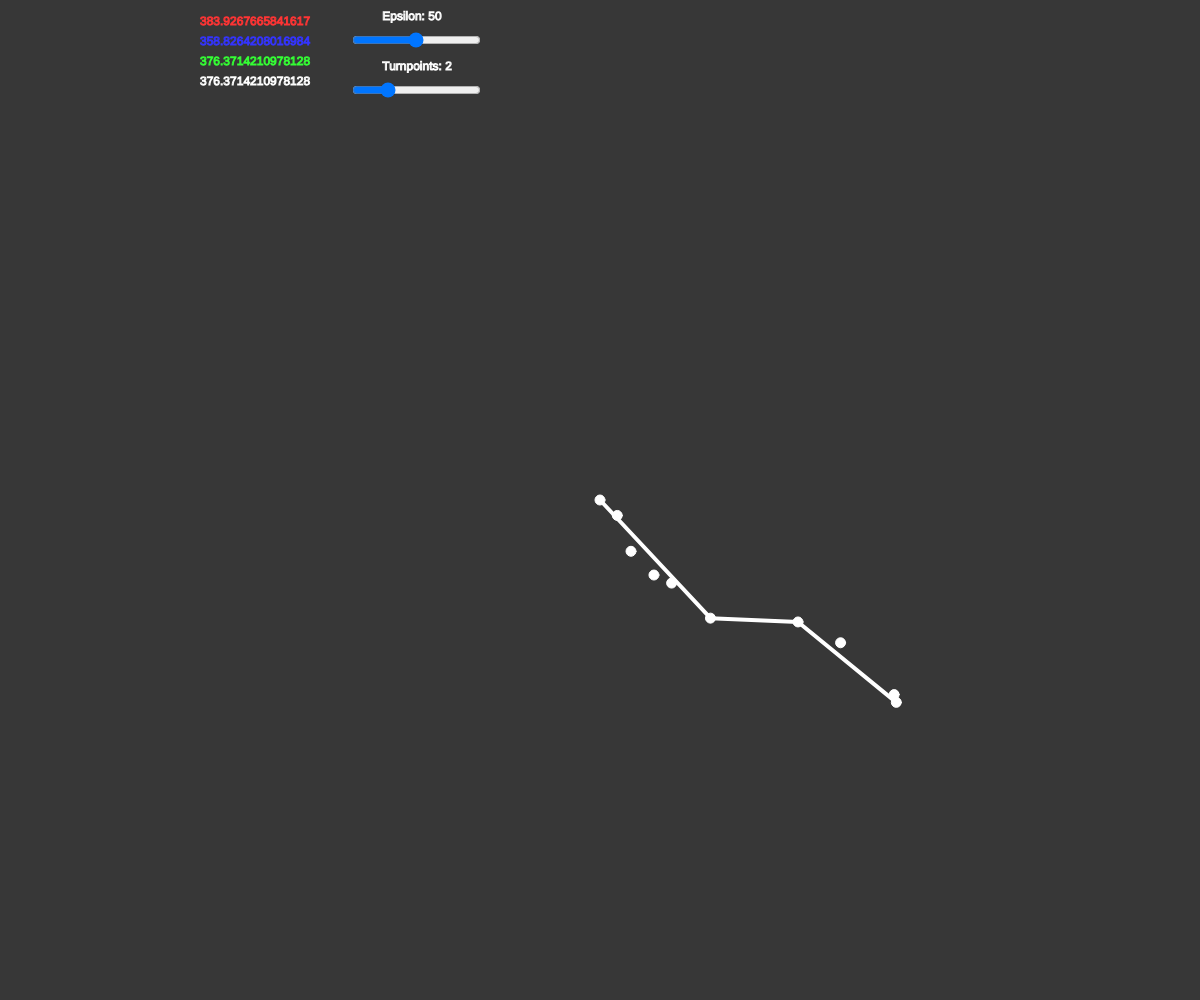
Frame 1 (no input)
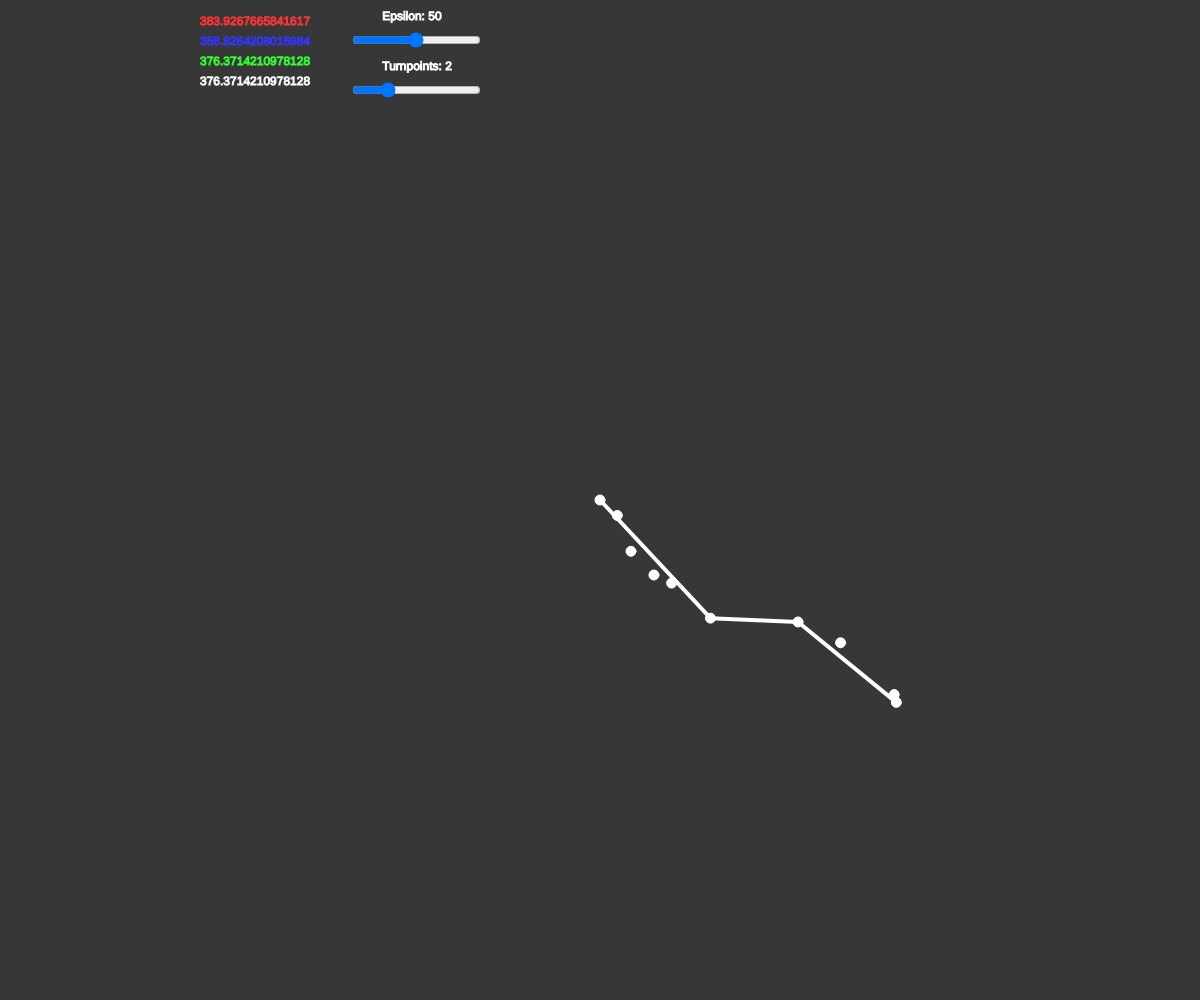
Frame 60 (no input)
Frame 120 (the mouse pressed at the canvas centre since frame 60): identical to frame 60, image omitted

The p5.js sketch that drew these frames (run headless with seeded random() and noise() and a simulated clock; from frame 60 on, the mouse is pressed at the canvas centre):

// p5.js sketch
// ── sketch.js
/*jshint esversion: 6 */
var track = [];
var reducedTrack = [];
var tpTrack = [], tpDist;
var optimalTrack = [];
var n = 10;
var e, tp;

var trackToggle = false,
	reducedToggle = false,
	tpToggle = true,
	bruteToggle = true,
	noLoopToggle = false;

function setup() {
	createCanvas(windowWidth, windowHeight);
	background(55);
	noFill();
	// Sliders
	sliderEps = createSlider(1, 100, 50);
	sliderEps.position(350, 30);
	sliderTp = createSlider(1, 5, 2);
	sliderTp.position(350, 80);
	sliderEps.input(updateEps);
	sliderTp.input(updateTp);

	generateTrack(n);
	optimalTrack = BrutForceTwoTurnpoints(track);

	updateEps();
	updateTp();
}

function draw() {
	clear();
	background(55);
	// Update slider values
	strokeWeight(1);
	stroke(255);
	text("Epsilon: " + e, sliderEps.x + sliderEps.width/4, sliderEps.y - 10);
	text("Turnpoints: " + tp, sliderTp.x + sliderTp.width/4, sliderTp.y - 10);

	noFill();
	stroke(255,52,52);
	text(getPathDistance(track), 200, 25);
	stroke(52,52,255);
	text(getPathDistance(reducedTrack), 200, 45);
	stroke(52,255,52);
	text(getPathDistance(tpTrack), 200, 65);
	stroke(255);
	text(getPathDistance(optimalTrack), 200, 85);

	drawPoints(track);
	if (trackToggle) {
		drawPath(track, color(255, 52, 52), 4);
	}
	if (reducedToggle) {
		drawPath(reducedTrack, color(52, 52, 255), 2);
	}
	if (tpToggle) {
		drawPath(tpTrack, color(52, 255, 52), 1);
	}
	if (bruteToggle) {
		drawPath(optimalTrack, color(255, 255, 255), 4);	
	}
}


function generateTrack(n) {
	var x = width/2, y = height/2;
	track.push(new Point(x,y));
	var r, theta = random(-PI/4, PI/4);
	for (i=1; i<n; i++) {
		r = random(5/n, (width + height)/2/n);
		theta += random(-PI/4, PI/4);
		x += r * cos(theta);
		y += r * sin(theta);
		track.push(new Point(x,y));
	}
}

function drawPoints(path) {
	for (i=0; i<path.length; i++) {
		track[i].display();
	}
}

function drawPath(path, color, sw) {
	stroke(color);
	strokeWeight(sw);
	beginShape(LINES);
	for (i=0; i<path.length-1; i++) {
		vertex(path[i].x, path[i].y);
		vertex(path[i+1].x, path[i+1].y);
	}
	endShape();
}

function getPathDistance(path) {
	var d = 0;
	for (var i=0; i<path.length-1;i++) {
		d += path[i].distanceToPoint(path[i+1]);
	}
	return d;
}

function DouglasPeucker(path, epsilon) {
	var dmax = 0, index = 0, d;
	// Search the most distant point from the average path
	for (i=1; i < path.length-1; i++) {
		d = path[i].distanceToSegment(path[0], path[path.length-1]);
		if (d > dmax) {
			index = i;
			dmax = d;
		}
	}
	var resultPath;
	if (dmax > epsilon) {
		// Divide
		var path1 = DouglasPeucker(path.slice(0, index+1), epsilon);
		var path2 = DouglasPeucker(path.slice(index), epsilon);
		// Merge
		resultPath = path1.concat(path2.slice(1));
	}
	else { // Endpoint
		resultPath = [path[0], path[path.length-1]];
	}
	return resultPath;
}

/**
 * Compute recursively the longest path with nPoints turnpoints, 
 * complexity is O(n^nPoints).
 * @param {Point[]} path - The input path.
 * @param {int} nPoints - The desired number of turnpoints.
 * @return {Point[]} The longest path with nPoints turnpoints.
 */
function TurnPointsDetection(path, nPoints) {
	var dmax = 0, index = 0, d;
	// Search the most distant point from the average path
	for (var i=1; i < path.length-1; i++) {
		d = getPathDistance([path[0], path[i], path[path.length-1]]);
		if (d > dmax) {
			index = i;
			dmax = d;
		}
	}
	var resultDist = 0;
	var resultPath = [];
	var path1, path2, dist1, dist2;
	if (nPoints > 1 && dmax > 0) {
		for (var j=1; j < path.length - 1; j++) {
			path1 = [path[0], path[j]];
			dist1 = path[0].distanceToPoint(path[j]);
			[path2, dist2] = TurnPointsDetection(path.slice(j), nPoints-1);
			if (dist1 + dist2 > resultDist) {
				resultPath = path1.concat(path2.slice(1));
				resultDist = dist1 + dist2;
			}
		}
	} else { // Endpoint, nPoints is 1
		resultPath = [path[0], path[index], path[path.length-1]];
		resultDist = getPathDistance(resultPath);
	}

	return [resultPath, resultDist];
}

// Brute force method to obtain the two-turnpoints path. O(n**2)
function BrutForceTwoTurnpoints(path) {
	var optimalPath = [];
	var d, dmax = 0;
	for (i=1; i < path.length - 2; i++) {
		for (j=i+1; j < path.length - 1; j++) {
			d = getPathDistance([path[0], path[i], path[j], path[path.length-1]]);
			if (d > dmax) {
				dmax = d;
				optimalPath = [path[0], path[i], path[j], path[path.length-1]];
			}
		}
	}
	return optimalPath;
}

function BrutForceThreeTurnpoints(path) {
	var optimalPath = [];
	var d, dmax = 0;
	for (i=1; i < path.length - 3; i++) {
		for (j=i+1; j < path.length - 2; j++) {
			for (k=j+1; k<path.length - 1; k++) {
				d = getPathDistance([path[0], path[i], path[j], path[k], path[path.length-1]]);
				if (d > dmax) {
					dmax = d;
					optimalPath = [path[0], path[i], path[j], path[k], path[path.length-1]];
				}
			}
		}
	}
	return optimalPath;
}

function handleClick(cb) {
	switch(cb.name){
		case "trackToggle":
			trackToggle = cb.checked;
			break;
		case "reducedToggle":
			reducedToggle = cb.checked;
			break;
		case "tpToggle":
			tpToggle = cb.checked;
			break;
		case "bruteToggle":
			bruteToggle = cb.checked;
			break;
		case "noLoop":
			noLoopToggle = cb.checked;
	}
}

function updateEps() {
	e = sliderEps.value();
	try {
		reducedTrack = DouglasPeucker(track, e);
	} catch (e) {
		console.warn(e);
	}
}

function updateTp() {
	tp = sliderTp.value();
	try {
		[tpTrack, tpDist] = TurnPointsDetection(track, tp);
	} catch (e) {
		console.warn(e);
	}
}
// ── point.js
function Point(x, y) {
    this.x = x;
    this.y = y;

    this.display = function() {
        stroke(255);
        fill(255);
        ellipse(this.x, this.y, 10);
    };

    this.distanceToPoint = function(other) {
        return sqrt((this.x - other.x)**2 + (this.y - other.y)**2)
    };

    this.distanceToSegment = function(a, b) {
        var num = (this.x - a.x)*(b.x - a.x) + (this.y - a.y)*(b.y - a.y);
        var den = (b.x - a.x)**2 + (b.y - a.y)**2;
        var t = num / den;
        var c = new Point(a.x + t*(b.x - a.x), a.y + t*(b.y - a.y));
        return this.distanceToPoint(c);
    };
}
